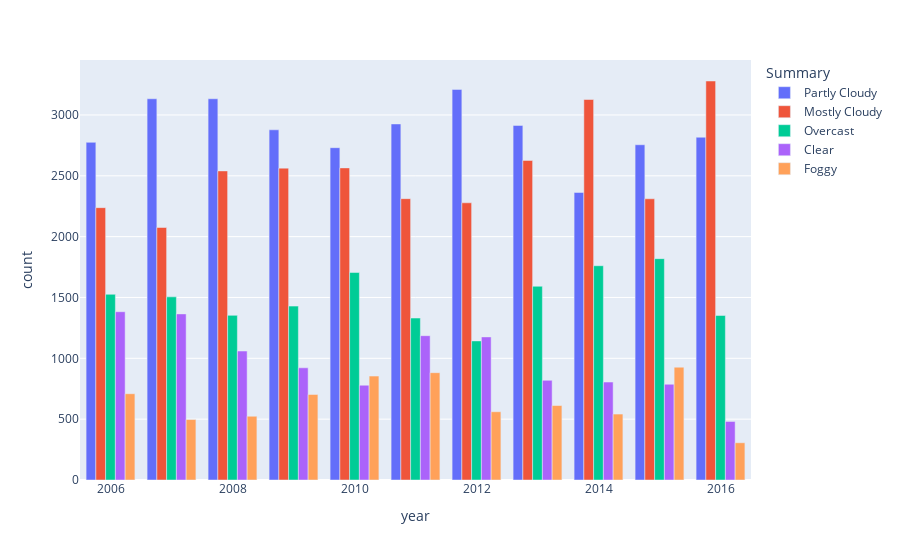

Notebook cell for this chart:
### Code cell
fig.show()

### Figure 1 — Plotly figure (JSON) as saved in the notebook; plotly's stock layout.template omitted (floating-point values rounded to 4 significant figures)
{"data": [{"alignmentgroup": "True", "hovertemplate": "Summary=Partly Cloudy<br>year=%{x}<br>count=%{y}<extra></extra>", "legendgroup": "Partly Cloudy", "marker": {"color": "#636efa", "pattern": {"shape": ""}}, "name": "Partly Cloudy", "offsetgroup": "Partly Cloudy", "orientation": "v", "showlegend": true, "textposition": "auto", "type": "bar", "x": [2006, 2007, 2008, 2009, 2010, 2011, 2012, 2013, 2014, 2015, 2016], "xaxis": "x", "y": [2775, 3133, 3133, 2878, 2731, 2926, 3210, 2914, 2363, 2755, 2817], "yaxis": "y"}, {"alignmentgroup": "True", "hovertemplate": "Summary=Mostly Cloudy<br>year=%{x}<br>count=%{y}<extra></extra>", "legendgroup": "Mostly Cloudy", "marker": {"color": "#EF553B", "pattern": {"shape": ""}}, "name": "Mostly Cloudy", "offsetgroup": "Mostly Cloudy", "orientation": "v", "showlegend": true, "textposition": "auto", "type": "bar", "x": [2006, 2007, 2008, 2009, 2010, 2011, 2012, 2013, 2014, 2015, 2016], "xaxis": "x", "y": [2238, 2075, 2540, 2563, 2565, 2312, 2278, 2626, 3127, 2311, 3279], "yaxis": "y"}, {"alignmentgroup": "True", "hovertemplate": "Summary=Overcast<br>year=%{x}<br>count=%{y}<extra></extra>", "legendgroup": "Overcast", "marker": {"color": "#00cc96", "pattern": {"shape": ""}}, "name": "Overcast", "offsetgroup": "Overcast", "orientation": "v", "showlegend": true, "textposition": "auto", "type": "bar", "x": [2006, 2007, 2008, 2009, 2010, 2011, 2012, 2013, 2014, 2015, 2016], "xaxis": "x", "y": [1526, 1505, 1353, 1429, 1705, 1331, 1143, 1592, 1761, 1819, 1352], "yaxis": "y"}, {"alignmentgroup": "True", "hovertemplate": "Summary=Clear<br>year=%{x}<br>count=%{y}<extra></extra>", "legendgroup": "Clear", "marker": {"color": "#ab63fa", "pattern": {"shape": ""}}, "name": "Clear", "offsetgroup": "Clear", "orientation": "v", "showlegend": true, "textposition": "auto", "type": "bar", "x": [2006, 2007, 2008, 2009, 2010, 2011, 2012, 2013, 2014, 2015, 2016], "xaxis": "x", "y": [1383, 1365, 1060, 922, 779, 1186, 1176, 819, 805, 787, 481], "yaxis": "y"}, {"alignmentgroup": "True", "hovertemplate": "Summary=Foggy<br>year=%{x}<br>count=%{y}<extra></extra>", "legendgroup": "Foggy", "marker": {"color": "#FFA15A", "pattern": {"shape": ""}}, "name": "Foggy", "offsetgroup": "Foggy", "orientation": "v", "showlegend": true, "textposition": "auto", "type": "bar", "x": [2006, 2007, 2008, 2009, 2010, 2011, 2012, 2013, 2014, 2015, 2016], "xaxis": "x", "y": [709, 497, 524, 703, 854, 882, 561, 612, 542, 927, 306], "yaxis": "y"}], "layout": {"barmode": "group", "legend": {"title": {"text": "Summary"}, "tracegroupgap": 0}, "margin": {"t": 60}, "xaxis": {"anchor": "y", "domain": [0, 1], "title": {"text": "year"}}, "yaxis": {"anchor": "x", "domain": [0, 1], "title": {"text": "count"}}}}
